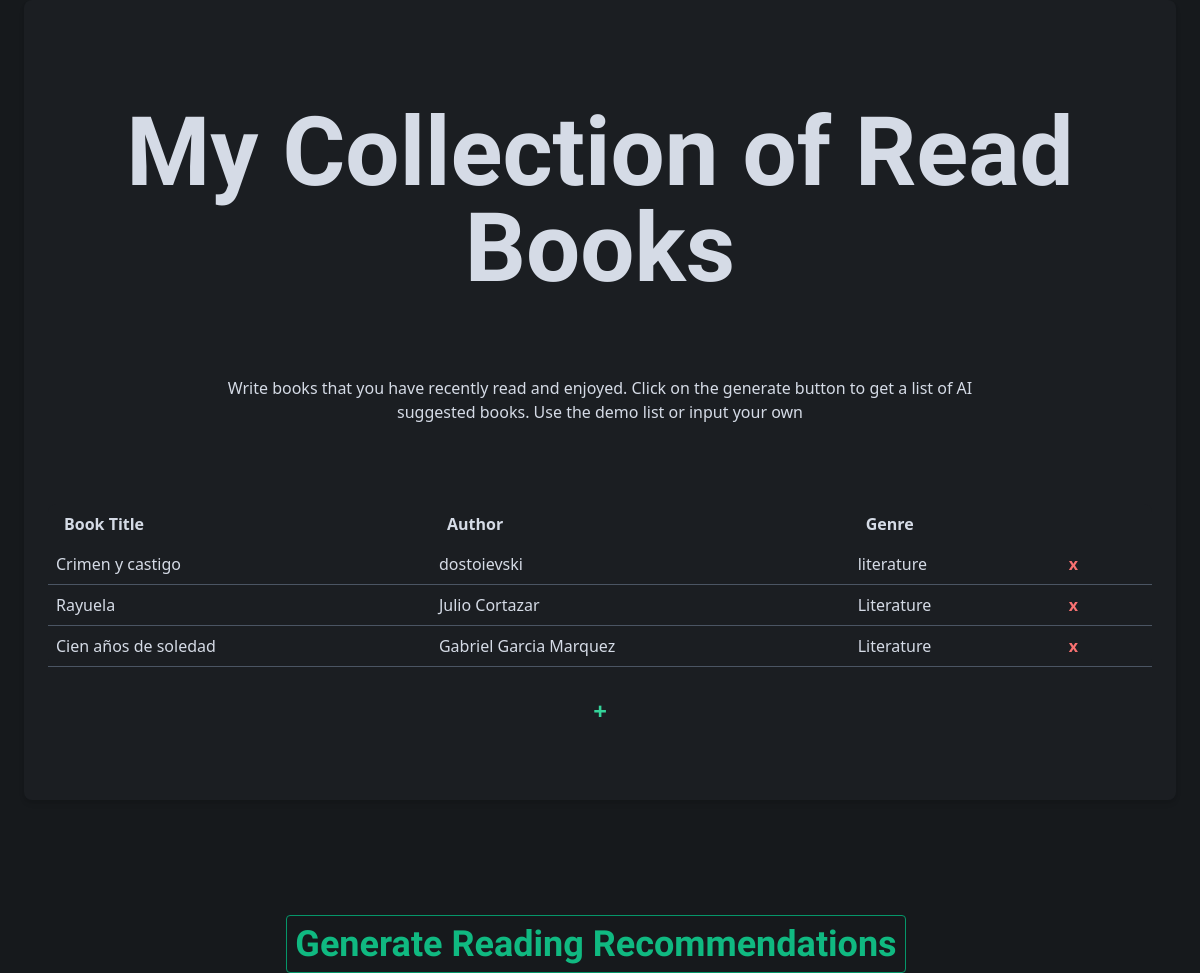
Before: / with the older database file.
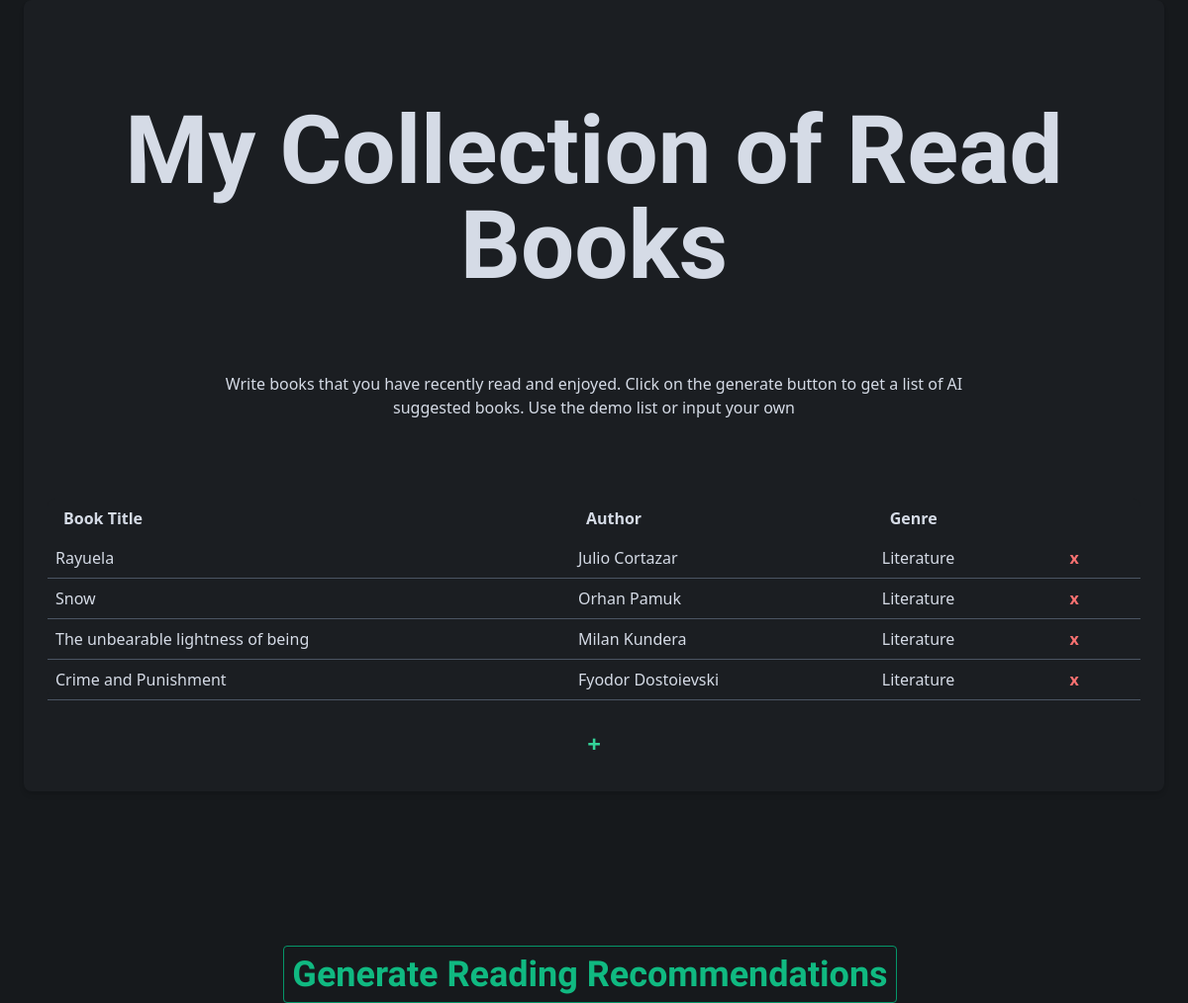
After: the same page with the newer database file.
### tables this page shows
CREATE TABLE books (
                id INTEGER PRIMARY KEY AUTOINCREMENT,
                title TEXT NOT NULL,
                author TEXT NOT NULL,
                genre TEXT NOT NULL
            );

### main.py (the view)
@app.get("/", response_class=HTMLResponse)
async def read_books(request: Request):
    with get_db_connection() as conn:
        books = conn.execute('SELECT * FROM books').fetchall()
    return templates.TemplateResponse("index.html", {"request": request, "books": books})

### templates/index.html (shortened to what this page needs)
<!DOCTYPE html>
<html lang="en">
<head>
    <link href="https://cdn.jsdelivr.net/npm/tailwindcss@2.2.19/dist/tailwind.min.css" rel="stylesheet">
</head>
<body class="flex items-center justify-center min-h-screen">
    <div class="w-full h-screen max-w-6xl p-6 bg-custom rounded-lg shadow-md ">
        <h1 class="text-2xl font-bold mb-10 text-center text-8xl mt-20 ">My Collection of Read Books</h1>
        <h2 class = "text-1xl m-40 mb-10 text-center mt-20 "> Write books that you have recently read and enjoyed. Click on the generate button to get a list of AI suggested books. Use the demo list or input your own </h2>
        <div class="overflow-x-auto mb-6">
            <table class="min-w-full bg-custom rounded-lg text-left mt-10">
                <thead>
                    <tr class="bg-[#7e9c8c]">
                        <th class="py-2 px-4 font-bold text-[#d5dbe6]">Book Title</th>
                        <th class="py-2 px-4 font-bold text-[#d5dbe6]">Author</th>
                        <th class="py-2 px-4 font-bold text-[#d5dbe6]">Genre</th>
                    </tr>
                </thead>
                <tbody>
                    {% for book in books %}
                        <tr class="border-b border-gray-600">
                            <td class="py-2 px-2">{{ book['title'] }}</td>
                            <td class="py-2 px-2">{{ book['author'] }}</td>
                            <td class="py-2 px-2">{{ book['genre'] }}</td>
                            <td class="py-2 px-2 ">
                                <form action="/delete_book/" method="post" class="ml-2 inline">
                                    <button type="submit" class="hover:bg-red-900 font-bold text-red-400 rounded transition duration-300 px-2">x</button>
                                </form>
                            </td>
                        </tr>
                    {% endfor %}
                </tbody>
            </table>
        </div>
        <div class="flex justify-center mb-6">
            <button onclick="toggleAddBookForm()" class="text-green-400 p-1 hover:bg-green-900 rounded transition duration-300 font-bold text-2xl">+</button>
        </div>
        <div class="flex justify-center text-center mt-40 mb-10">
            <form action="/recommend/" method="post" class="mr-2" onsubmit="showLoadingMessage()">
                <button type="submit" class="w-full p-2 bg-[#1b1e22] hover:bg-gray-900 border border-green-600  rounded transition duration-300 text-1xl font-bold text-4xl text-green-500 tangerine-font"> Generate Reading Recommendations </button>
            </form>
        </div>
    </div>
</body>
</html>

### templates/index.html (style rules this page uses)
body { background-color: #16191c; color: #d5dbe6; }
.bg-custom { background-color: #1b1e22; }
h1 { font-family: 'Tangerine', cursive; }
.tangerine-font { font-family: 'Tangerine', cursive; }

Changed rows visible on the page:
removed books: title "Crimen y castigo", author "dostoievski", genre "literature"
removed books: title "Cien años de soledad", author "Gabriel Garcia Marquez", genre "Literature"
added books: title "Snow", author "Orhan Pamuk", genre "Literature"
added books: title "The unbearable lightness of being", author "Milan Kundera", genre "Literature"
added books: title "Crime and Punishment", author "Fyodor Dostoievski", genre "Literature"
